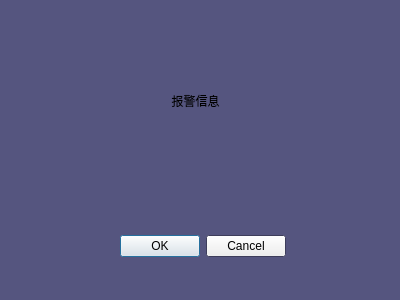
<?xml version="1.0" encoding="UTF-8"?>
<ui version="4.0">
 <class>SystemWarn</class>
 <widget class="QDialog" name="SystemWarn">
  <property name="geometry">
   <rect>
    <x>0</x>
    <y>0</y>
    <width>400</width>
    <height>300</height>
   </rect>
  </property>
  <property name="palette">
   <palette>
    <active>
     <colorrole role="Base">
      <brush brushstyle="SolidPattern">
       <color alpha="255">
        <red>255</red>
        <green>255</green>
        <blue>255</blue>
       </color>
      </brush>
     </colorrole>
     <colorrole role="Window">
      <brush brushstyle="SolidPattern">
       <color alpha="255">
        <red>85</red>
        <green>85</green>
        <blue>127</blue>
       </color>
      </brush>
     </colorrole>
    </active>
    <inactive>
     <colorrole role="Base">
      <brush brushstyle="SolidPattern">
       <color alpha="255">
        <red>255</red>
        <green>255</green>
        <blue>255</blue>
       </color>
      </brush>
     </colorrole>
     <colorrole role="Window">
      <brush brushstyle="SolidPattern">
       <color alpha="255">
        <red>85</red>
        <green>85</green>
        <blue>127</blue>
       </color>
      </brush>
     </colorrole>
    </inactive>
    <disabled>
     <colorrole role="Base">
      <brush brushstyle="SolidPattern">
       <color alpha="255">
        <red>85</red>
        <green>85</green>
        <blue>127</blue>
       </color>
      </brush>
     </colorrole>
     <colorrole role="Window">
      <brush brushstyle="SolidPattern">
       <color alpha="255">
        <red>85</red>
        <green>85</green>
        <blue>127</blue>
       </color>
      </brush>
     </colorrole>
    </disabled>
   </palette>
  </property>
  <property name="windowTitle">
   <string>Dialog</string>
  </property>
  <widget class="QDialogButtonBox" name="buttonBox">
   <property name="geometry">
    <rect>
     <x>120</x>
     <y>230</y>
     <width>166</width>
     <height>33</height>
    </rect>
   </property>
   <property name="standardButtons">
    <set>QDialogButtonBox::Cancel|QDialogButtonBox::Ok</set>
   </property>
  </widget>
  <widget class="QLabel" name="label_DisplayAlarm">
   <property name="geometry">
    <rect>
     <x>90</x>
     <y>80</y>
     <width>211</width>
     <height>41</height>
    </rect>
   </property>
   <property name="text">
    <string>报警信息</string>
   </property>
   <property name="alignment">
    <set>Qt::AlignCenter</set>
   </property>
  </widget>
 </widget>
 <resources/>
 <connections>
  <connection>
   <sender>buttonBox</sender>
   <signal>rejected()</signal>
   <receiver>SystemWarn</receiver>
   <slot>close()</slot>
   <hints>
    <hint type="sourcelabel">
     <x>202</x>
     <y>246</y>
    </hint>
    <hint type="destinationlabel">
     <x>199</x>
     <y>149</y>
    </hint>
   </hints>
  </connection>
 </connections>
</ui>
